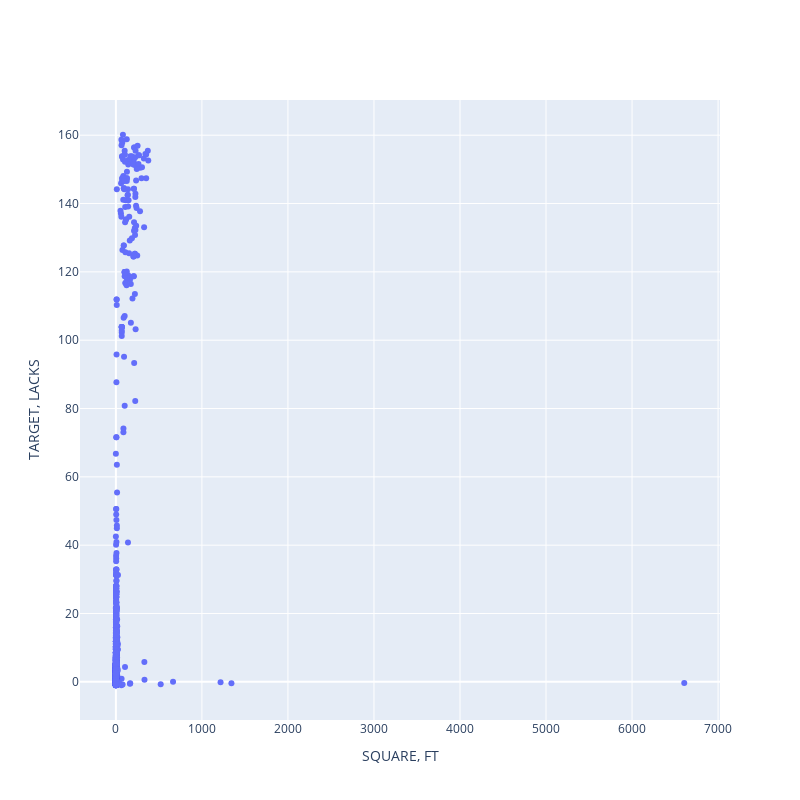

The code cell stored with this chart in its notebook:
### Code cell
fig.show()

### Figure 1 — Plotly figure (JSON) as saved in the notebook; plotly's stock layout.template omitted (floating-point values rounded to 4 significant figures; data arrays with more than 128 entries replaced by an {"elided": "..."} marker saying what was removed)
{"data": [{"mode": "markers", "type": "scatter", "x": {"elided": "29448 float values"}, "y": {"elided": "29448 float values"}}], "layout": {"height": 800, "width": 800, "xaxis": {"title": {"text": "SQUARE, FT"}}, "yaxis": {"title": {"text": "TARGET, LACKS"}}}}
